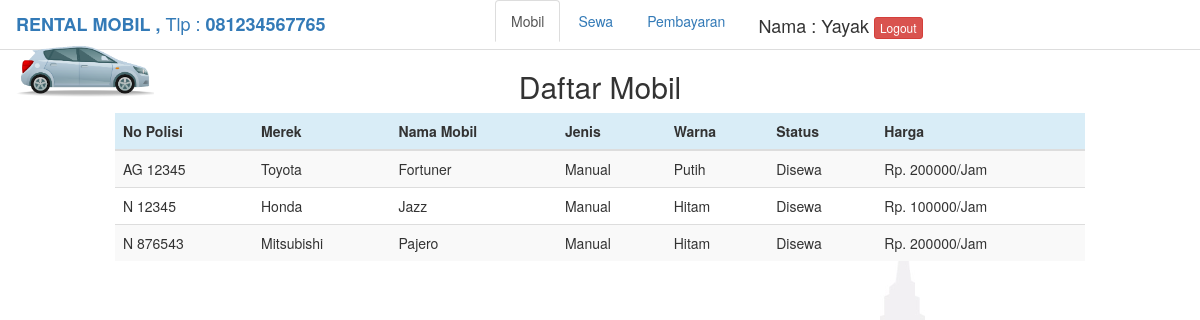
/user/index.php (signed in), run on the app's committed database.
### tables this page shows
CREATE TABLE `mobil` (
  `id_mobil` int(11) NOT NULL,
  `no_polisi` char(20) NOT NULL,
  `merek` varchar(20) NOT NULL,
  `nama_mobil` varchar(20) NOT NULL,
  `jenis` enum('Matic','Manual') NOT NULL,
  `warna` varchar(20) NOT NULL,
  `status_mobil` enum('Disewa','Tidak Disewa') NOT NULL DEFAULT 'Tidak Disewa',
  `harga` int(11) NOT NULL
);

### user/viewsewa.php (the view, shortened to what this page needs)
<!doctype html>
<html lang="en">
<head>
</head>
<body>
</body>
</html>

### user/viewmobil.php (shortened to what this page needs)
<?php
$result = $koneksi->query("SELECT * FROM mobil");
?>
<!doctype html>
<html lang="en">
<head>
</head>
<body>
<div class="col-md-10 col-md-offset-1">
    <table class='table table-striped table-hover'>
        <thead bgcolor='#d9edf7'>
        <tr>
            <th>No Polisi</th>
            <th>Merek</th>
            <th>Nama Mobil</th>
            <th>Jenis</th>
            <th>Warna</th>
            <th>Status</th>
            <th>Harga</th>
        </tr>
        </thead>
        <tbody bgcolor='#fff'>
        <?php
        while ($rs = $result->fetch_array(MYSQLI_ASSOC)) {
            ?>
            <tr>
                <td><?php echo $rs["no_polisi"] ?></td>
                <td><?php echo $rs["merek"] ?></td>
                <td><?php echo $rs["nama_mobil"] ?></td>
                <td><?php echo $rs["jenis"] ?></td>
                <td><?php echo $rs["warna"] ?></td>
                <td><?php echo $rs["status_mobil"] ?></td>
                <td>Rp. <?php echo $rs["harga"] ?>/Jam</td>
            </tr>
            <?php
        }
        ?>
        </tbody>
    </table>
</div>
</body>
</html>

### user/index.php (style rules this page uses)
body { background-image:url(../asset/img/bg.jpg); background-size:cover; }

### data on the page
mobil: no_polisi "AG 12345", merek "Toyota", nama_mobil "Fortuner", jenis "Manual", warna "Putih", status_mobil "Disewa", harga "200000"
mobil: no_polisi "N 12345", merek "Honda", nama_mobil "Jazz", jenis "Manual", warna "Hitam", status_mobil "Disewa", harga "100000"
mobil: no_polisi "N 876543", merek "Mitsubishi", nama_mobil "Pajero", jenis "Manual", warna "Hitam", status_mobil "Disewa", harga "200000"

### other printed values
$nama "Yayak"
